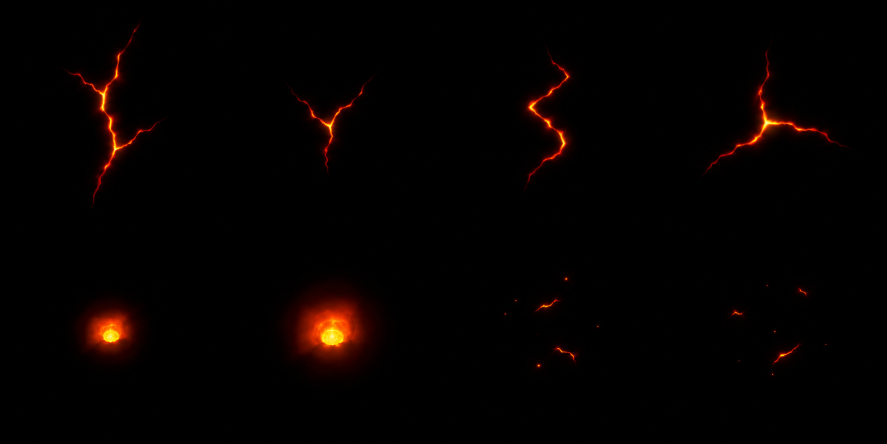
#> input picture art-source/tilesets/volcanic-ground/lava-fissures.png, 1774 x 887 px, found by its file name (shown at 1/2 size); its folder holds 4 pictures in this run
$ python derive_overlays.py
#> lines starting #> are read from the running program, lines starting #| are printed output that depends on the picture
"""Cuts the volcanic ground's additive overlays from their ImageGen masters (VolcanicGroundRenderSystem).

`lava-fissures.png` is a 4x2 sheet on black (four cracks, two vents, two ember scatters) and `ash-drifts.png` a 2x2
sheet of pale ash on black. Each sprite is cut from its grid cell, trimmed to what is lit with a margin, squared
about its centre (the renderer rotates them) and shrunk; black stays black, which adds nothing when drawn additively.
Run from the repository root:

    python art-source/tilesets/volcanic-ground/derive_overlays.py
"""
import os
import numpy as np
from PIL import Image

SRC = 'art-source/tilesets/volcanic-ground/'
OUT = 'mod/graphics/battle/volcanic/'
# Anything dimmer than this is the background's noise, not light: cleared to black.
FLOOR = 10


def cut(master, cols, rows, names, side):
#> called with master = 'lava-fissures.png', cols = 4, rows = 2, side = 256
    img = np.asarray(Image.open(SRC + master).convert('RGB')).astype(np.float32)
    h, w, _ = img.shape
#> h = 887; w = 1774
    cw, ch = w // cols, h // rows
#> cw = 443; ch = 443
    for k, name in enumerate(names):
        cx, cy = k % cols, k // cols
        cell = img[cy * ch:(cy + 1) * ch, cx * cw:(cx + 1) * cw].copy()
        lum = cell.max(axis=2)
        cell[lum < FLOOR] = 0
        ys, xs = np.nonzero(lum >= FLOOR)
        my, mx = (ys.min() + ys.max()) / 2, (xs.min() + xs.max()) / 2
        half = max(ys.max() - ys.min(), xs.max() - xs.min()) / 2 + 12
        pad = int(half) + 1
        big = np.pad(cell, ((pad, pad), (pad, pad), (0, 0)))
        y0, x0 = int(my - half) + pad, int(mx - half) + pad
        sq = big[y0:y0 + int(2 * half), x0:x0 + int(2 * half)]
        # Fade the outermost band to black, so no cut edge ever shows.
        n = sq.shape[0]
        t = np.minimum(np.arange(n), np.arange(n)[::-1]) / 10.0
        fade = np.clip(np.minimum.outer(t, t), 0, 1)[..., None]
        out = Image.fromarray(np.clip(sq * fade, 0, 255).astype(np.uint8)).resize((side, side), Image.LANCZOS)
        out.save(OUT + name + '.png', optimize=True)
        print(name, sq.shape[:2], '->', side)
#> this loop made 8 passes
#> (my, mx, half, pad, y0, x0) on passes 1 to 8: (227.5, 228, 202.5, 203, 228, 228), (246, 220.5, 117, 118, 247, 221), (239, 207.5, 160, 161, 240, 208), (216, 225.5, 163.5, 164, 216, 226), (219, 220, 87, 88, 220, 221), (214, 219, 120, 121, 215, 220), (200.5, 217, 108.5, 109, 201, 217), (217, 225.5, 111.5, 112, 217, 226)
#> pass 1, in cut, `lum = cell.max(axis=2)`:
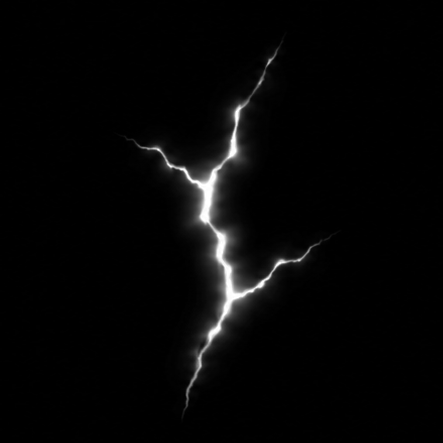
#> lum: shape (443, 443) float32; min 0, max 255, mean 6.1


os.makedirs(OUT, exist_ok=True)
cut('lava-fissures.png', 4, 2, ['fissure-1', 'fissure-2', 'fissure-3', 'fissure-4', 'vent-1', 'vent-2',
                                 'embers-1', 'embers-2'], 256)
cut('ash-drifts.png', 2, 2, ['ash-drift-1', 'ash-drift-2', 'ash-drift-3', 'ash-drift-4'], 256)
#> call 2 of cut, with master = 'ash-drifts.png', cols = 2, rows = 2, side = 256
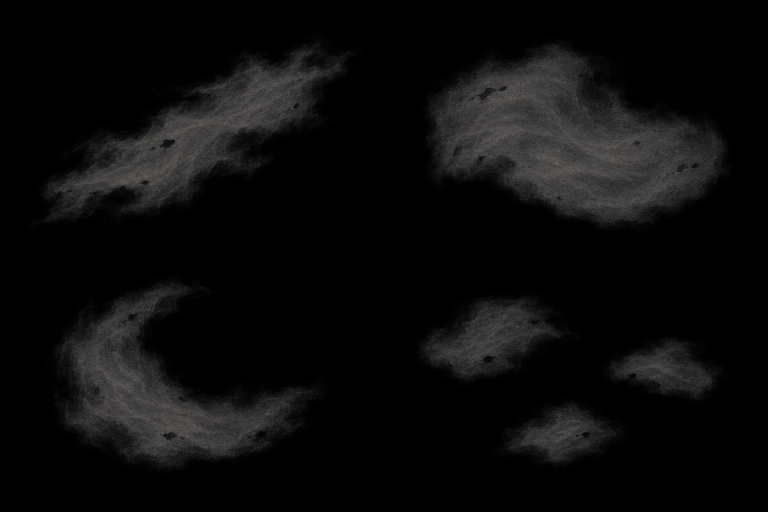
#> input picture art-source/tilesets/volcanic-ground/ash-drifts.png, 1536 x 1024 px, found by its file name (shown at 1/2 size)
#> the loop in cut (call 2), `for k, name in enumerate(names):` made 4 passes
#> (my, mx, half, pad, y0, x0) on passes 1 to 4: (265.5, 387.5, 334.5, 335, 266, 388), (270.5, 387, 317, 318, 272, 388), (237.5, 377.5, 282.5, 283, 238, 378), (248.5, 372, 316, 317, 250, 373)
#> pass 1, in cut (call 2), `cell = img[cy * ch:(cy + 1) * ch, cx * cw:(cx + 1) * cw].copy()`:
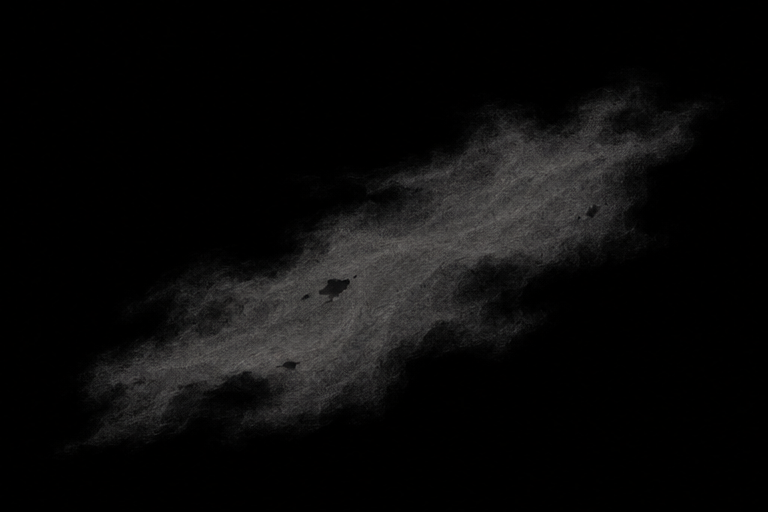
#> cell: shape (512, 768, 3) float32; mean R, G, B 10.9, 10.6, 10.5
#> pass 1, in cut (call 2), `big = np.pad(cell, ((pad, pad), (pad, pad), (0, 0)))`:
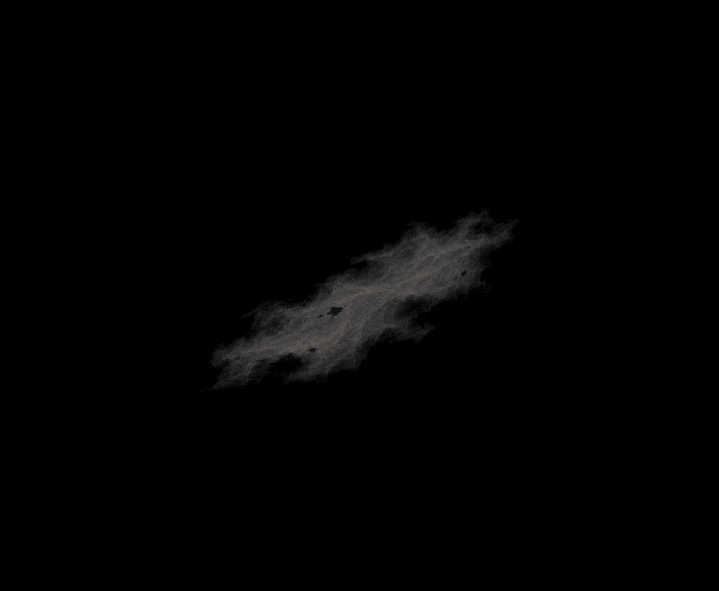
#> big: shape (1182, 1438, 3) float32 (shown at 1/2 size); mean R, G, B 2.4, 2.4, 2.4
#> pass 1, in cut (call 2), `sq = big[y0:y0 + int(2 * half), x0:x0 + int(2 * half)]`:
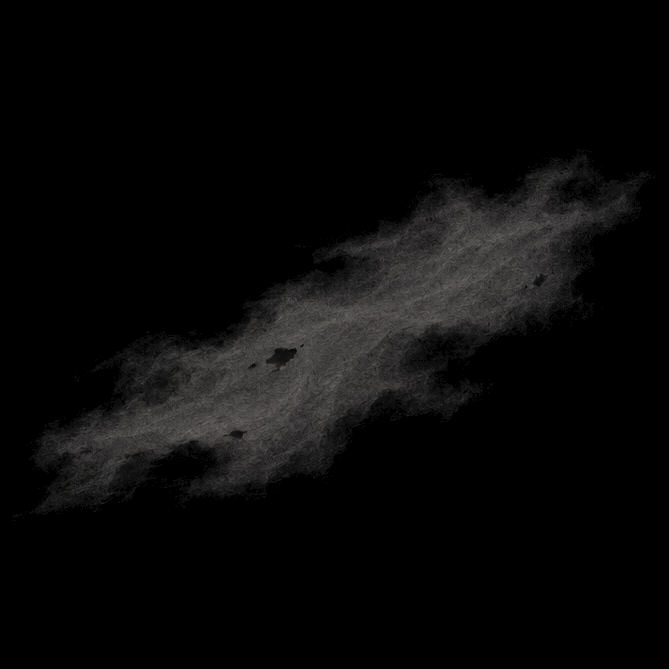
#> sq: shape (669, 669, 3) float32; mean R, G, B 9.3, 9, 9
#> after the loop in cut (call 2), `for k, name in enumerate(names):`:
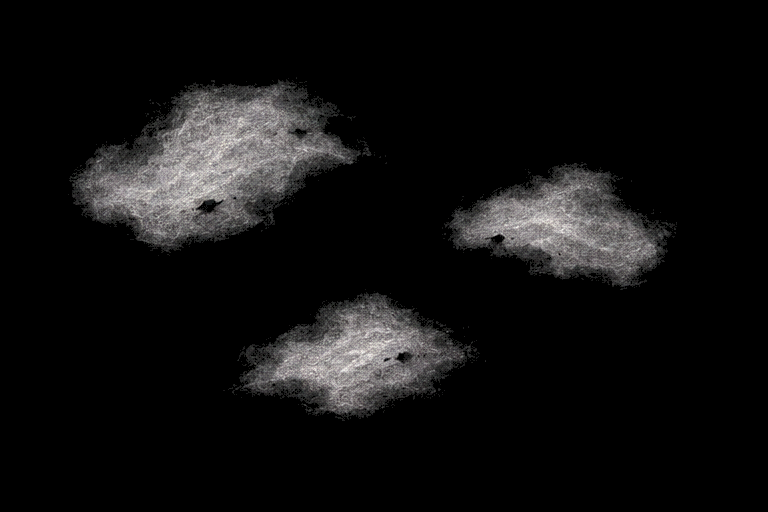
#> cell: shape (512, 768, 3) float32; mean R, G, B 6, 5.9, 5.9; drawn with min black and max white
#> after the loop in cut (call 2), `for k, name in enumerate(names):`:
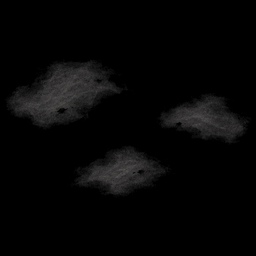
#> out: PIL image 256x256 RGB; mean R, G, B 5.9, 5.8, 5.8
